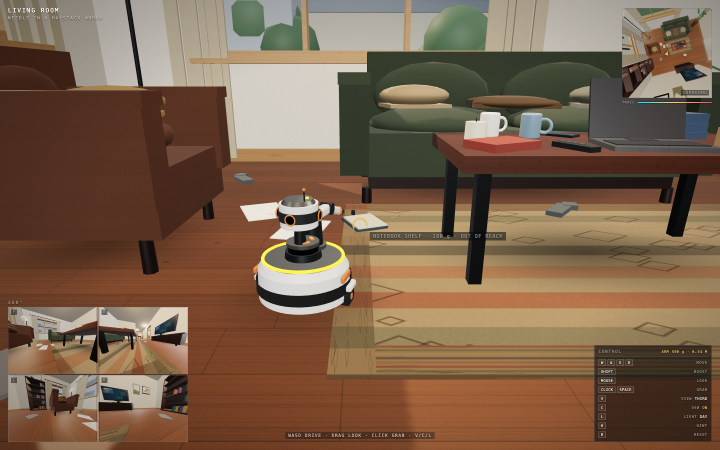
#> input picture qa/physics/shots/mirror-scene.png, 1440 x 900 px, given in place of v-spawn-default.png, which was not available (shown at 1/2 size)
$ python montage5.py
#> lines starting #> are read from the running program, lines starting #| are printed output that depends on the picture
import os
from PIL import Image, ImageDraw
def sheet(names, out, cols, cw=720, ch=450):
#> called with out = 'qa/visual/v-night.jpg', cols = 2, cw = 720, ch = 450
    rows = (len(names)+cols-1)//cols
    im = Image.new('RGB', (cols*cw, rows*ch), (20,20,20)); d = ImageDraw.Draw(im)
#> after `im = Image.new('RGB', (cols * cw, rows * ch), (20, 20, 20))`: im: PIL image 1440x900 RGB; every value is 20
    for i,n in enumerate(names):
        p=f'qa/visual/shots/{n}.png'
        if not os.path.exists(p): continue
        im2=Image.open(p).convert('RGB').resize((cw,ch), Image.LANCZOS)
        x=(i%cols)*cw; y=(i//cols)*ch
        im.paste(im2,(x,y)); d.rectangle([x,y,x+290,y+20], fill=(0,0,0)); d.text((x+5,y+4), n, fill=(255,255,0))
    im.save(out, quality=90); print(out, im.size)
#| qa/visual/v-night.jpg (1440, 900)
sheet(['v-spawn-default','v-night-spawn','v-night-win','v-win-day'], 'qa/visual/v-night.jpg', 2)
sheet(['v-bed-fp-a','v-bed-fp-b','v-bed-tp','v-night-bed'], 'qa/visual/v-bed.jpg', 2)
#| qa/visual/v-bed.jpg (1440, 900)
sheet(['v-clip-bed','v-clip-study','v-clip-bath','v-clip-hall'], 'qa/visual/v-clip.jpg', 2)
#| qa/visual/v-clip.jpg (1440, 900)
sheet(['v-living-fp-a','v-kitchen-fp-b','v-wide-spawn','v-mobile-dpr1'], 'qa/visual/v-sanity.jpg', 2, 480, 300)
#> in sheet (call 4), `im = Image.new('RGB', (cols * cw, rows * ch), (20, 20, 20))`: im: PIL image 960x600 RGB; every value is 20
#| qa/visual/v-sanity.jpg (960, 600)
im=Image.open('qa/visual/shots/v-spawn-default.png').convert('RGB')
#> im is the input picture: PIL image 1440x900 RGB; mean R, G, B 122.9, 97.3, 75.6
im.crop((1236,8,1436,208)).save('qa/visual/shots/v-hud-map.png')
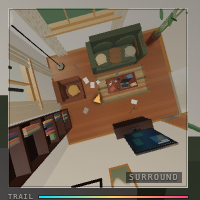
#> saved as v-hud-map.png: PIL image 200x200 RGB; mean R, G, B 125.4, 110.6, 94
im.crop((0,0,460,120)).save('qa/visual/shots/v-hud-top.png')
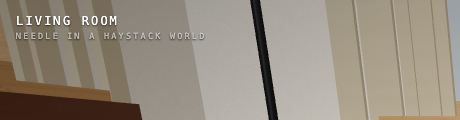
#> saved as v-hud-top.png: PIL image 460x120 RGB; mean R, G, B 149.3, 140.3, 126.7
im.crop((0,580,392,900)).save('qa/visual/shots/v-hud-panels.png')
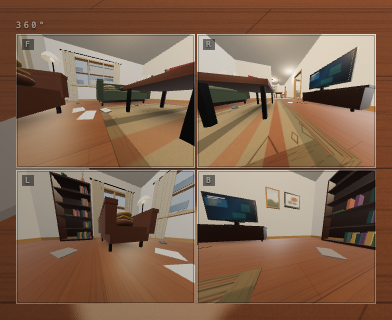
#> saved as v-hud-panels.png: PIL image 392x320 RGB; mean R, G, B 128.2, 99.6, 78.7
m=Image.open('qa/visual/shots/v-mobile-dpr2.png').convert('RGB')
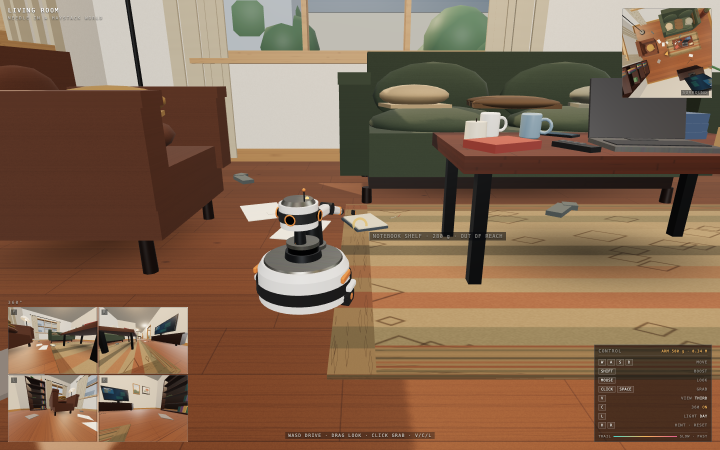
#> input picture qa/physics/shots/prefreeze-scene.png, 1440 x 900 px, given in place of v-mobile-dpr2.png, which was not available (shown at 1/2 size)
#> m is the input picture: PIL image 1440x900 RGB; mean R, G, B 131.3, 103.7, 80.8
m.crop((0,1150,780,1688)).save('qa/visual/shots/v-mobile-hud.png')
m.crop((0,0,780,200)).save('qa/visual/shots/v-mobile-top.png')
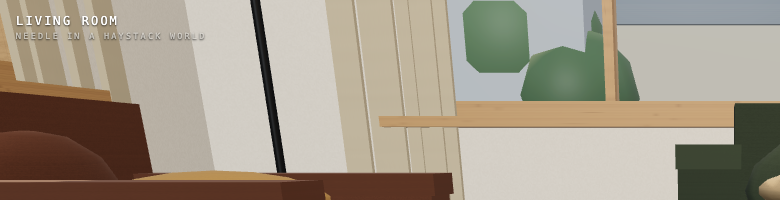
#> saved as v-mobile-top.png: PIL image 780x200 RGB; mean R, G, B 162.8, 153, 137.2
print('crops ok')
